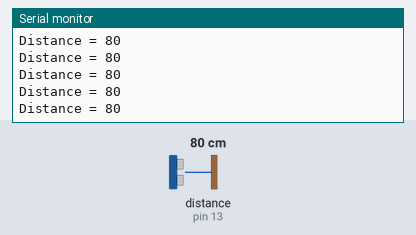
A sketch run on a simulated Arduino Uno, built with avr-gcc and run on an emulated ATmega328P. Parts: the last lines printed to the serial monitor. Wiring (inferred from the names in the program): ultrasonic range finder: trigger pin 12; echo pin 13. The test bench sets the inputs (shaded band); at power-on: distance to the obstacle (sensor on pin 13) 80 cm. The echo pulse lasts 58.3 µs per cm.

Above: at 1.2 s.
1.3 s: distance to the obstacle (sensor on pin 13) set to 2 cm
At 1.48 s:
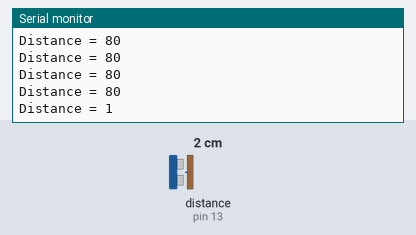
4.3 s: distance to the obstacle (sensor on pin 13) set to 4 cm
At 4.3 s:
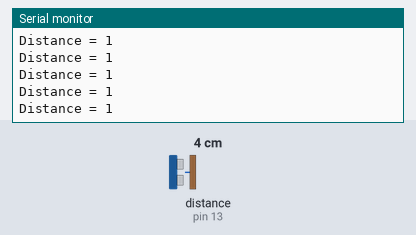
Timing chart, 0 to 7.3 s (numbered marks = the images above; inputs shaded):
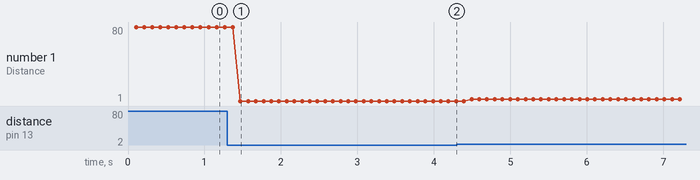

The sketch:

project_13-1.ino
```cpp
#define TRIGPin 12
#define ECHOPin 13
int distance()
{
  int duration, cm;
  digitalWrite(TRIGPin, LOW); //making a pulse
  delayMicroseconds(2); //
  digitalWrite(TRIGPin, HIGH); //
  delayMicroseconds(10); //
  digitalWrite(TRIGPin, LOW); //
  duration = pulseIn(ECHOPin, HIGH); //receiving the echo
  // convert the time into a distance
  cm = duration / 29 / 2;
  return (cm);
}

void setup() {
  Serial.begin(9600);
  pinMode(TRIGPin, OUTPUT);
  pinMode(ECHOPin, INPUT);
}

void loop() {

  int length;
  length = distance();
  delay(100);
  Serial.print("Distance = ");
  Serial.println(length);
}
```

Measured:
- after the input at 1.3 s, the serial monitor: prints a new line after 0.17 s (image 1)
- plotted number 1: 80 → 1 after the input at 1.3 s, 1 → 3 after the input at 4.3 s
